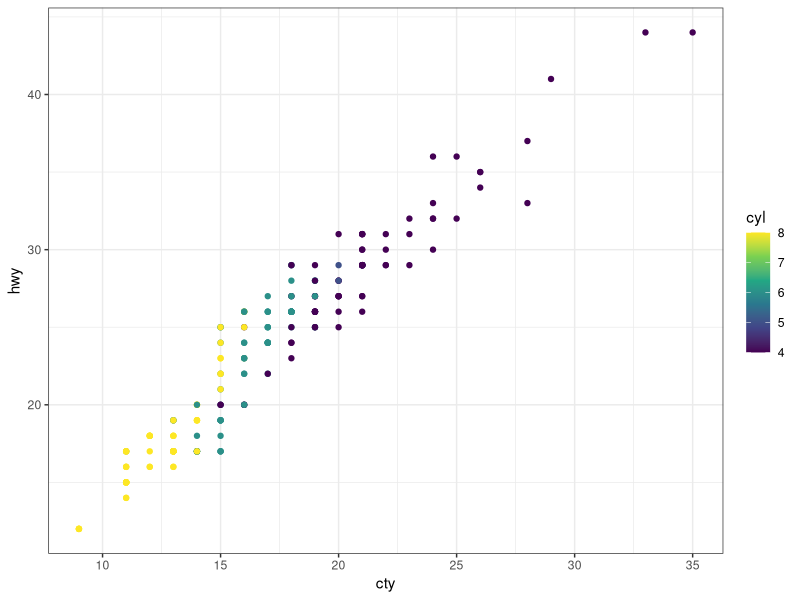
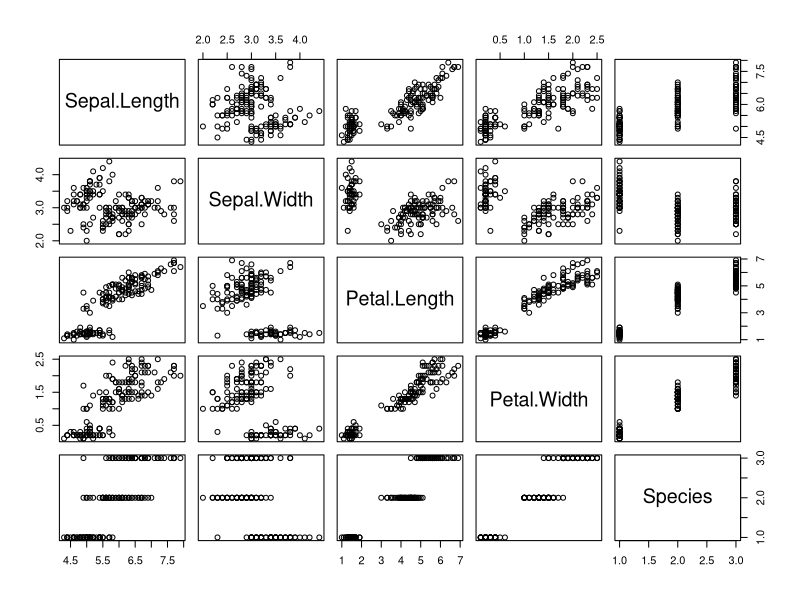

These charts were generated, in order, by the following R code:
## ---- chunk 1
library(tidyverse)
## ---- chunk 2
#| echo: true
1 + 1
p <- ggplot(mpg, aes(class, hwy)) + geom_line()
m <- lm(hwy ~ class, data = mpg)
## ---- chunk 3
#| echo: true
print("Hello")
## ---- chunk 4
#| echo: true
#| output-location: column
ggplot(mpg, aes(cty, hwy)) +
  geom_point(aes(color = cyl)) +
  scale_color_viridis_c() +
  theme_bw()
## ---- chunk 5
plot(iris)
